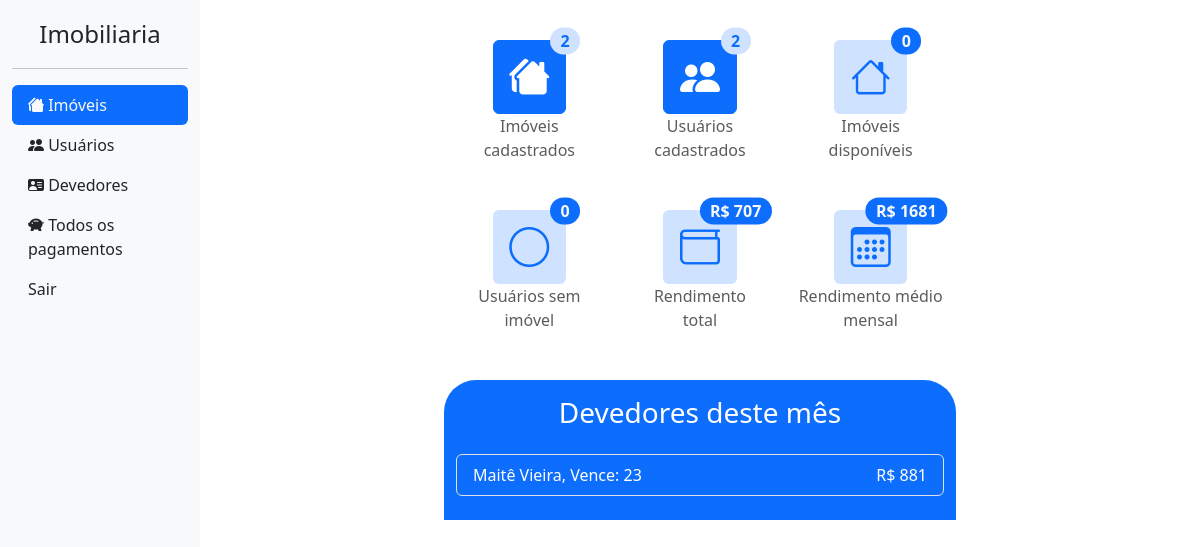
The page /imobiliaria/ (signed in) on the database its author committed.
### usuario/models.py (models this page shows, shortened)
class Perfil(models.Model):
    cpf = models.CharField(max_length=14, null=True)
    nome_completo = models.CharField(max_length=50, null=True, verbose_name="Nome completo")
    data_nascimento = models.DateField(max_length=10, null=True, blank=True, verbose_name="Data de nascimento")
    telefone = models.CharField(max_length=16, null=True, verbose_name="Telefone para contato")
    data_entrada_imovel = models.DateField(auto_now_add=True, editable=True, verbose_name="Data de entrada no imovel")
    usuario = models.OneToOneField(User, blank=True, on_delete=models.CASCADE)
    imovel = models.OneToOneField(Imovel, null=True, blank=True, on_delete=models.SET_NULL)
    def __str__(self) -> str:
        return self.nome_completo

### imobiliaria/models.py (models this page shows, shortened)
class Imovel(models.Model):
    nome = models.CharField(max_length=50, blank=True, verbose_name='Nome do imóvel / vila / condominio')
    cep = models.CharField(max_length=9, blank=True, verbose_name= 'CEP')
    endereco = models.CharField(max_length=100, blank=True, verbose_name= 'Endereço')
    numero = models.CharField(max_length=100, blank=True, verbose_name= 'Numero')
    bairro = models.CharField(max_length=100, blank=True, verbose_name= 'Bairro')
    cidade = models.CharField(max_length=100, blank=True, verbose_name= 'Cidade')
    uf = models.CharField(max_length=2, blank=True, verbose_name= 'UF')
    mensalidade = models.IntegerField(blank=True, verbose_name='Mensalidade R$', validators=[MaxValueValidator(999999), MinValueValidator(0)])
    vencimento = models.IntegerField(default=5, verbose_name="Dia do vencimento da mensalidade", validators=[MaxValueValidator(29), MinValueValidator(1)])
    disponibilidade = models.BooleanField(default=True, verbose_name="Disponibilidade")

### imobiliaria/views.py (the view)
# urls.py: path('', indexImobiliaria, name="indeximobiliaria"),
@login_required
def indexImobiliaria(request):
    if not request.user.is_staff:
        return redirect('home-usuario')
    context = {}
    imoveis = Imovel.objects.all()
    perfis = Perfil.objects.all()
    pagamentos = Pagamento.objects.all()
    imoveisDisponiveis = Imovel.objects.filter(disponibilidade=True)
    perfisSemImovel = Perfil.objects.filter(imovel=None)
    devedoresDesteMes = []
    hoje = datetime.now()
    for perfil in perfis:
        pagou = False
        if perfil.imovel != None:
            for pagamento in pagamentos:
                if pagamento.perfil == perfil and pagamento.data.month == hoje.month and pagamento.data.year == hoje.year:
                    pagou = True
                    break
        else: continue
        if pagou == False:
            devedoresDesteMes.append(perfil)
    rendimentoTotal = 0
    for pagamento in pagamentos:
        rendimentoTotal += int(unmask(pagamento.valor_pago, '.'))
    rendimentoMensal = 0
    for imovel in imoveis:
        if imovel.disponibilidade == False:
            rendimentoMensal += int(imovel.mensalidade)
    usuarioLogado = request.user
    if request.user.is_staff == False:
        perfil = Perfil.objects.get(usuario = usuarioLogado)
        context['perfil'] = perfil
    context['imoveis'] = imoveis
    context['perfis'] = perfis
    context['pagamentos'] = pagamentos
    context['imoveisDisponiveis'] = imoveisDisponiveis
    context['perfisSemImovel'] = perfisSemImovel
    context['devedoresDesteMes'] = devedoresDesteMes
    context['rendimentoTotal'] = rendimentoTotal
    context['rendimentoMensal'] = rendimentoMensal
    context['hoje'] = hoje
    return render(request, 'index-imobiliaria.html', context)

### utils/scripts.py (called while the page is built)
def unmask(target: any, chars: str) -> str:
    if type(target) != str:
        target = str(target)
    for char in chars:
        target = target.replace(char, '')
    return target

### imobiliaria/templates/index-imobiliaria.html (shortened to what this page needs)
{% extends 'base.html' %}
{% block content %}
<div class="col-sm-12 col-lg-6 offset-lg-3">
    <div class="row mt-4">
        <div class="col-sm-6 col-lg-4 d-flex flex-column justify-content-center text-center align-items-center mb-5">
            <a href="{% url 'listarimoveis' %}" class="btn btn-primary position-relative w-50 ">
                <i class="bi bi-houses-fill fs-1"></i>
                <span class="position-absolute top-0 start-100 translate-middle badge rounded-pill bg-primary-subtle text-primary fs-6">
                    {{imoveis|length}}
                </span>
            </a>
            <span class="text-muted fs-6">Imóveis <br> cadastrados</span>
        </div>
        <div class="col-sm-6 col-lg-4 d-flex flex-column justify-content-center text-center align-items-center mb-5">
            <a href="{% url 'listarusuarios' %}" class="btn btn-primary position-relative w-50 ">
                <i class="bi bi-people-fill fs-1"></i>
                <span class="position-absolute top-0 start-100 translate-middle badge rounded-pill bg-primary-subtle text-primary fs-6">
                    {{perfis|length}}
                </span>
            </a>
            <span class="text-muted fs-6">Usuários <br> cadastrados</span>
        </div>
        <div class="col-sm-6 col-lg-4 d-flex flex-column justify-content-center text-center align-items-center mb-5">
            <a href="{% url 'listarusuarios' %}" class="btn bg-primary-subtle text-primary position-relative w-50 ">
                <i class="bi bi-house fs-1"></i>
                <span class="position-absolute top-0 start-100 translate-middle badge rounded-pill bg-primary text-light fs-6">
                    {{imoveisDisponiveis|length}}
                </span>
            </a>
            <span class="text-muted fs-6">Imóveis <br> disponíveis</span>
        </div>
        <div class="col-sm-6 col-lg-4 d-flex flex-column justify-content-center text-center align-items-center mb-5">
            <a href="{% url 'listarusuarios' %}" class="btn bg-primary-subtle text-primary position-relative w-50 ">
                <i class="bi bi-circle fs-1"></i>
                <span class="position-absolute top-0 start-100 translate-middle badge rounded-pill bg-primary text-light fs-6">
                    {{perfisSemImovel|length}}
                </span>
            </a>
            <span class="text-muted fs-6">Usuários sem <br> imóvel</span>
        </div>
        <div class="col-sm-6 col-lg-4 d-flex flex-column justify-content-center text-center align-items-center mb-5">
            <a class="btn bg-primary-subtle text-primary position-relative w-50 ">
                <i class="bi bi-wallet fs-1"></i>
                <span class="position-absolute top-0 start-100 translate-middle badge rounded-pill bg-primary text-light fs-6">
                    R$ {{rendimentoTotal}}
                </span>
            </a>
            <span class="text-muted fs-6">Rendimento <br> total</span>
        </div>
        <div class="col-sm-6 col-lg-4 d-flex flex-column justify-content-center text-center align-items-center mb-5">
            <a href="{% url 'listar-pagamentos-por-usuarios' %}" class="btn bg-primary-subtle text-primary position-relative w-50 ">
                <i class="bi bi-calendar3 fs-1"></i>
                <span class="position-absolute top-0 start-100 translate-middle badge rounded-pill bg-primary text-light fs-6">
                    R$ {{rendimentoMensal}}
                </span>
            </a>
            <span class="text-muted fs-6">Rendimento médio <br>mensal</span>
        </div>
    </div>
    <div class="row pb-4 bg-primary text-white rounded-5 rounded-bottom-0">
        <div class="col-12 my-3 text-center">
            <h3>Devedores deste mês</h3>
        </div>
        <div class="col-12">
            <ul class="list-group">
                {% for d in devedoresDesteMes %}
                    <li class="list-group-item bg-primary text-white d-flex justify-content-between">
                        <span>{{d}}, Vence: {{d.imovel.vencimento}}</span>
                        <span>R$ {{d.imovel.mensalidade}}</span>
                    </li>
                {% endfor %}
              </ul>
        </div>
    </div>
</div>
{% endblock %}

### core/static/css/login.css (style rules this page uses)
html, body { height: 100%; margin: 0; }

### rows shown on the page
Perfil: nome_completo "Maitê Vieira", imovel.vencimento "23", imovel.mensalidade "881"

### other values the page prints
{{ imoveis|length }} "2"
{{ perfis|length }} "2"
{{ imoveisDisponiveis|length }} "0"
{{ perfisSemImovel|length }} "0"
{{ rendimentoTotal }} "707"
{{ rendimentoMensal }} "1681"
